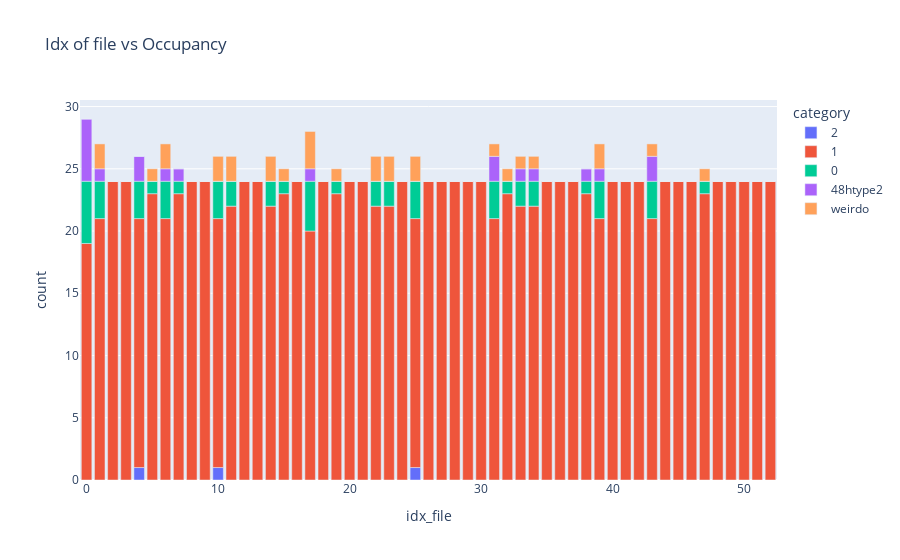

Notebook source saved alongside this figure:
### Code cell
Movement.Occupancy.get_occupancy(file_loc_important_cols, coor_ref_structure_48n24_expanded, tuple_cage_metainfo, el = "Li")
df_occupancy = Plot.Movement.Occupancy.plot_occupancy(file_loc_important_cols, category_labels_occupancy)

### Figure 1 — Plotly figure (JSON) as saved in the notebook; plotly's stock layout.template omitted (floating-point values rounded to 4 significant figures)
{"data": [{"alignmentgroup": "True", "hovertemplate": "category=2<br>idx_file=%{x}<br>count=%{y}<extra></extra>", "legendgroup": "2", "marker": {"color": "#636efa", "pattern": {"shape": ""}}, "name": "2", "offsetgroup": "2", "orientation": "v", "showlegend": true, "textposition": "auto", "type": "bar", "x": [0, 1, 2, 3, 4, 5, 6, 7, 8, 9, 10, 11, 12, 13, 14, 15, 16, 17, 18, 19, 20, 21, 22, 23, 24, 25, 26, 27, 28, 29, 30, 31, 32, 33, 34, 35, 36, 37, 38, 39, 40, 41, 42, 43, 44, 45, 46, 47, 48, 49, 50, 51, 52], "xaxis": "x", "y": [0, 0, 0, 0, 1, 0, 0, 0, 0, 0, 1, 0, 0, 0, 0, 0, 0, 0, 0, 0, 0, 0, 0, 0, 0, 1, 0, 0, 0, 0, 0, 0, 0, 0, 0, 0, 0, 0, 0, 0, 0, 0, 0, 0, 0, 0, 0, 0, 0, 0, 0, 0, 0], "yaxis": "y"}, {"alignmentgroup": "True", "hovertemplate": "category=1<br>idx_file=%{x}<br>count=%{y}<extra></extra>", "legendgroup": "1", "marker": {"color": "#EF553B", "pattern": {"shape": ""}}, "name": "1", "offsetgroup": "1", "orientation": "v", "showlegend": true, "textposition": "auto", "type": "bar", "x": [0, 1, 2, 3, 4, 5, 6, 7, 8, 9, 10, 11, 12, 13, 14, 15, 16, 17, 18, 19, 20, 21, 22, 23, 24, 25, 26, 27, 28, 29, 30, 31, 32, 33, 34, 35, 36, 37, 38, 39, 40, 41, 42, 43, 44, 45, 46, 47, 48, 49, 50, 51, 52], "xaxis": "x", "y": [19, 21, 24, 24, 20, 23, 21, 23, 24, 24, 20, 22, 24, 24, 22, 23, 24, 20, 24, 23, 24, 24, 22, 22, 24, 20, 24, 24, 24, 24, 24, 21, 23, 22, 22, 24, 24, 24, 23, 21, 24, 24, 24, 21, 24, 24, 24, 23, 24, 24, 24, 24, 24], "yaxis": "y"}, {"alignmentgroup": "True", "hovertemplate": "category=0<br>idx_file=%{x}<br>count=%{y}<extra></extra>", "legendgroup": "0", "marker": {"color": "#00cc96", "pattern": {"shape": ""}}, "name": "0", "offsetgroup": "0", "orientation": "v", "showlegend": true, "textposition": "auto", "type": "bar", "x": [0, 1, 2, 3, 4, 5, 6, 7, 8, 9, 10, 11, 12, 13, 14, 15, 16, 17, 18, 19, 20, 21, 22, 23, 24, 25, 26, 27, 28, 29, 30, 31, 32, 33, 34, 35, 36, 37, 38, 39, 40, 41, 42, 43, 44, 45, 46, 47, 48, 49, 50, 51, 52], "xaxis": "x", "y": [5, 3, 0, 0, 3, 1, 3, 1, 0, 0, 3, 2, 0, 0, 2, 1, 0, 4, 0, 1, 0, 0, 2, 2, 0, 3, 0, 0, 0, 0, 0, 3, 1, 2, 2, 0, 0, 0, 1, 3, 0, 0, 0, 3, 0, 0, 0, 1, 0, 0, 0, 0, 0], "yaxis": "y"}, {"alignmentgroup": "True", "hovertemplate": "category=48htype2<br>idx_file=%{x}<br>count=%{y}<extra></extra>", "legendgroup": "48htype2", "marker": {"color": "#ab63fa", "pattern": {"shape": ""}}, "name": "48htype2", "offsetgroup": "48htype2", "orientation": "v", "showlegend": true, "textposition": "auto", "type": "bar", "x": [0, 1, 2, 3, 4, 5, 6, 7, 8, 9, 10, 11, 12, 13, 14, 15, 16, 17, 18, 19, 20, 21, 22, 23, 24, 25, 26, 27, 28, 29, 30, 31, 32, 33, 34, 35, 36, 37, 38, 39, 40, 41, 42, 43, 44, 45, 46, 47, 48, 49, 50, 51, 52], "xaxis": "x", "y": [5, 1, 0, 0, 2, 0, 1, 1, 0, 0, 0, 0, 0, 0, 0, 0, 0, 1, 0, 0, 0, 0, 0, 0, 0, 0, 0, 0, 0, 0, 0, 2, 0, 1, 1, 0, 0, 0, 1, 1, 0, 0, 0, 2, 0, 0, 0, 0, 0, 0, 0, 0, 0], "yaxis": "y"}, {"alignmentgroup": "True", "hovertemplate": "category=weirdo<br>idx_file=%{x}<br>count=%{y}<extra></extra>", "legendgroup": "weirdo", "marker": {"color": "#FFA15A", "pattern": {"shape": ""}}, "name": "weirdo", "offsetgroup": "weirdo", "orientation": "v", "showlegend": true, "textposition": "auto", "type": "bar", "x": [0, 1, 2, 3, 4, 5, 6, 7, 8, 9, 10, 11, 12, 13, 14, 15, 16, 17, 18, 19, 20, 21, 22, 23, 24, 25, 26, 27, 28, 29, 30, 31, 32, 33, 34, 35, 36, 37, 38, 39, 40, 41, 42, 43, 44, 45, 46, 47, 48, 49, 50, 51, 52], "xaxis": "x", "y": [0, 2, 0, 0, 0, 1, 2, 0, 0, 0, 2, 2, 0, 0, 2, 1, 0, 3, 0, 1, 0, 0, 2, 2, 0, 2, 0, 0, 0, 0, 0, 1, 1, 1, 1, 0, 0, 0, 0, 2, 0, 0, 0, 1, 0, 0, 0, 1, 0, 0, 0, 0, 0], "yaxis": "y"}], "layout": {"barmode": "relative", "legend": {"title": {"text": "category"}, "tracegroupgap": 0}, "title": {"text": "Idx of file vs Occupancy"}, "xaxis": {"anchor": "y", "domain": [0, 1], "title": {"text": "idx_file"}}, "yaxis": {"anchor": "x", "domain": [0, 1], "title": {"text": "count"}}}}
